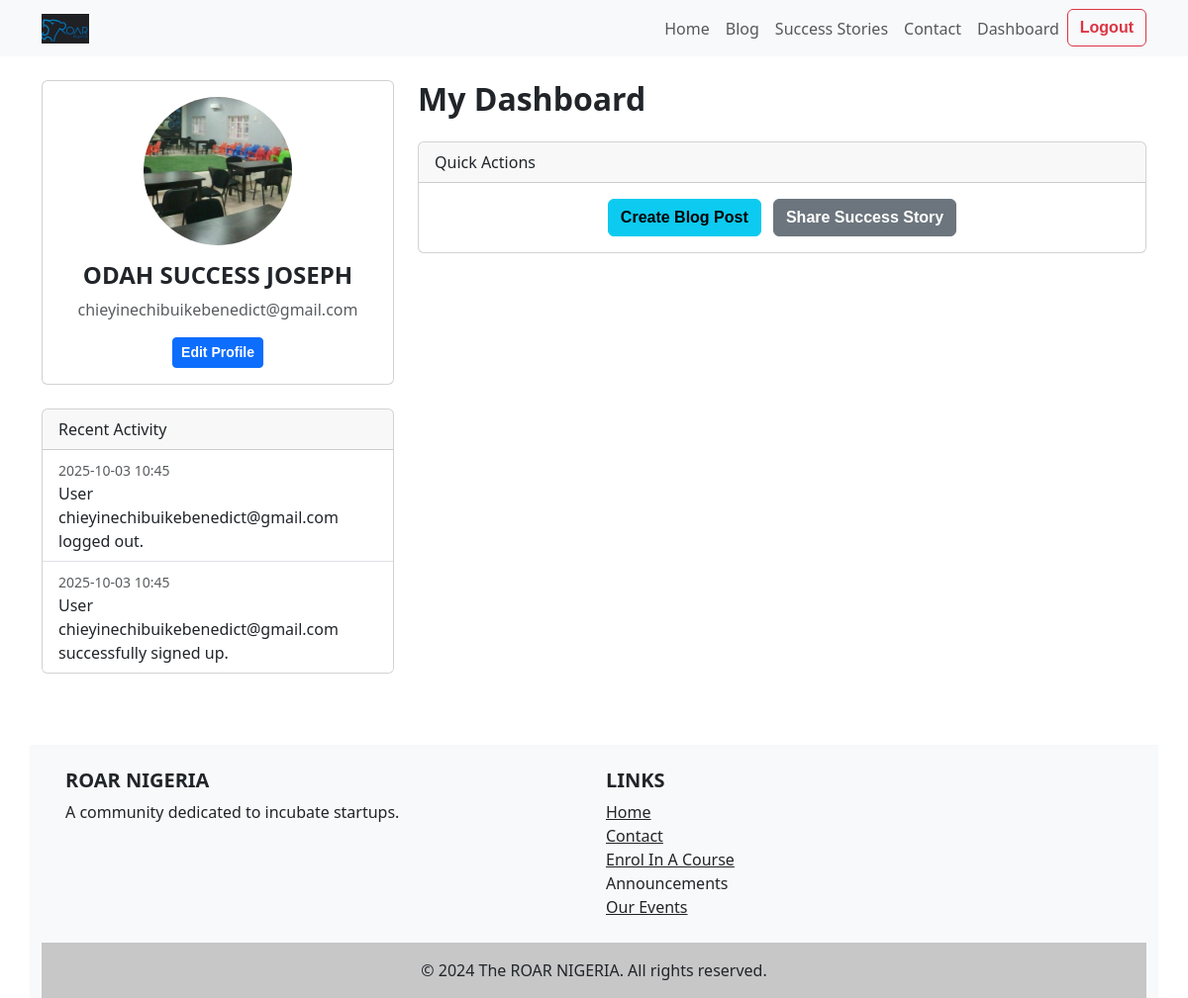
Page /dashboard (signed in) on the committed database.
### app.py (models this page shows, shortened)
class User(db.Model, UserMixin):
    id = db.Column(db.Integer, primary_key=True)
    full_name = db.Column(db.String(100), nullable=False)
    email = db.Column(db.String(120), unique=True, nullable=False)
    phone_number = db.Column(db.String(20), unique=True, nullable=False)
    date_of_birth = db.Column(db.Date, nullable=False)
    marital_status = db.Column(db.String(50), nullable=False)
    state_of_origin = db.Column(db.String(100), nullable=False)
    lga = db.Column(db.String(100), nullable=False)
    residential_address = db.Column(db.String(200), nullable=False)
    password = db.Column(db.String(200), nullable=False)
    profile_picture = db.Column(db.String(200), nullable=True, default='default.png')
    last_login_ip = db.Column(db.String(45), nullable=True)
    last_login_at = db.Column(db.DateTime, nullable=True, default=datetime.utcnow)
    reset_token = db.Column(db.String(100), nullable=True, unique=True)
    token_expiration = db.Column(db.DateTime, nullable=True)

class UserActivity(db.Model):
    id = db.Column(db.Integer, primary_key=True)
    user_id = db.Column(db.Integer, db.ForeignKey('user.id'), nullable=False)
    activity_type = db.Column(db.String(100), nullable=False)
    timestamp = db.Column(db.DateTime, nullable=False, default=datetime.utcnow)
    ip_address = db.Column(db.String(45), nullable=True)
    description = db.Column(db.Text, nullable=True)
    user = db.relationship('User', backref=db.backref('activities', lazy=True))

### app.py (the view)
@app.route('/dashboard')
@login_required
def dashboard():
    if isinstance(current_user, Admin):
        return redirect(url_for('admin_dashboard'))
    user_activities = UserActivity.query.filter_by(user_id=current_user.id)\
                                         .order_by(UserActivity.timestamp.desc())\
                                         .limit(10).all()
    predictions = get_cycle_predictions(current_user.id)
    cycle_history = Cycle.query.filter_by(user_id=current_user.id)\
                               .order_by(Cycle.start_date.desc())\
                               .limit(5).all()
    latest_announcements = Announcement.query.order_by(Announcement.date_posted.desc()).limit(3).all()
    today = date.today()
    is_birthday = False
    age = None
    if current_user.date_of_birth:
        if current_user.date_of_birth.month == today.month and \
           current_user.date_of_birth.day == today.day:
            is_birthday = True
            age = today.year - current_user.date_of_birth.year
            if (today.month, today.day) < (current_user.date_of_birth.month, current_user.date_of_birth.day):
                age -= 1
    return render_template('dashboard.html',
                           user=current_user,
                           activities=user_activities,
                           predictions=predictions,
                           cycle_history=cycle_history,
                           announcements=latest_announcements,
                           is_birthday=is_birthday, # Pass birthday flag
                           age=age) # Pass age

### app.py (called while the page is built, shortened)
@login_manager.user_loader
def load_user(user_id):
    user = User.query.get(int(user_id))
    if user:
        return user
    admin = Admin.query.get(int(user_id))
    if admin:
        return admin
    return None

def get_cycle_predictions(user_id):
    cycles = Cycle.query.filter_by(user_id=user_id)\
                             .filter(Cycle.cycle_length.isnot(None))\
                             .order_by(Cycle.start_date.desc())\
                             .limit(6).all()
    if not cycles or len(cycles) < 2:
        return {
            'next_period_start': None,
            'ovulation_day': None,
            'fertile_window_start': None,
            'fertile_window_end': None,
            'message': 'Log at least two periods to get predictions.'
        }

### templates/dashboard.html (shortened to what this page needs)
{% extends 'base.html' %}
{% block content %}
<div class="row">
    <div class="col-md-4">
        <div class="card mb-4">
            <div class="card-body text-center">
                <img src="{{ url_for('static', filename='profile_pics/' + user.profile_picture) }}" alt="Profile Picture" class="img-fluid rounded-circle mb-3" style="width: 150px; height: 150px; object-fit: cover;">
                <h4>{{ user.full_name }}</h4>
                <p class="text-muted">{{ user.email }}</p>
                <a href="{{ url_for('edit_profile') }}" class="btn btn-primary btn-sm">Edit Profile</a>
            </div>
        </div>
        <div class="card mb-4">
            <div class="card-header">
                Recent Activity
            </div>
            <ul class="list-group list-group-flush">
                {% if activities %}
                    {% for activity in activities %}
                        <li class="list-group-item">
                            <small class="text-muted">{{ activity.timestamp.strftime('%Y-%m-%d %H:%M') }}</small>
                            <p class="mb-0">{{ activity.description }}</p>
                        </li>
                    {% endfor %}
                {% else %}
                    <li class="list-group-item text-center text-muted">No recent activity.</li>
                {% endif %}
            </ul>
        </div>
    </div>
    <div class="col-md-8">
        <h2 class="mb-4">My Dashboard</h2>
        <div class="card mb-4">
            <div class="card-header">
                Quick Actions
            </div>
            <div class="card-body text-center">
                <a href="{{ url_for('create_blog_post') }}" class="btn btn-info me-2">Create Blog Post</a>
                <a href="{{ url_for('share_success_story') }}" class="btn btn-secondary">Share Success Story</a>
            </div>
        </div>
{% endblock %}

### templates/base.html (shortened to what this page needs)
<!doctype html>
<html lang="en">
<head>
    <link href="https://cdn.jsdelivr.net/npm/bootstrap@5.3.3/dist/css/bootstrap.min.css" rel="stylesheet">
    <link rel="stylesheet" href="{{ url_for('static', filename='style.css') }}">
</head>
<body>
    <nav class="navbar navbar-expand-lg navbar-light bg-light">
        <div class="container">
            <a class="navbar-brand" href="{{ url_for('home') }}">
                <img src="../static/ruar.jpg" alt="The Gutsy Woman Network Logo" height="30" class="d-inline-block align-text-top me-2">
            </a>
            <div class="collapse navbar-collapse" id="navbarNav">
                <ul class="navbar-nav ms-auto">
                    <li class="nav-item">
                        <a class="nav-link" href="{{ url_for('home') }}">Home</a>
                    </li>
                    <li class="nav-item">
                        <a class="nav-link" href="{{ url_for('blog') }}">Blog</a>
                    </li>
                    <li class="nav-item">
                        <a class="nav-link" href="{{ url_for('success_stories') }}">Success Stories</a>
                    </li>
                    <li class="nav-item">
                        <a class="nav-link" href="{{ url_for('contact') }}">Contact</a>
                    </li>
                    {% if current_user.is_authenticated %}
                        {% if current_user.is_authenticated and current_user.get_id() is defined and current_user.get_id() is not none and not current_user.is_anonymous and not current_user.is_admin %}
                        <li class="nav-item">
                            <a class="nav-link" href="{{ url_for('dashboard') }}">Dashboard</a>
                        </li>
                        {% elif current_user.is_authenticated and current_user.is_admin %}
                        <li class="nav-item">
                            <a class="nav-link" href="{{ url_for('admin_dashboard') }}">Admin</a>
                        </li>
                        {% endif %}
                        <li class="nav-item">
                            <a class="btn btn-outline-danger" href="{{ url_for('logout') }}">Logout</a>
                        </li>
                    {% endif %}
                </ul>
            </div>
        </div>
    </nav>
    <div class="container mt-4">
        {% block content %}{% endblock %}
    </div>
    <footer class="bg-light text-center text-lg-start mt-5">
        <div class="container p-4">
            <div class="row">
                <div class="col-lg-6 col-md-12 mb-4 mb-md-0">
                    <h5 class="text-uppercase">ROAR NIGERIA</h5>
                    <p>
                        A community dedicated to incubate startups.
                    </p>
                </div>
                <div class="col-lg-3 col-md-6 mb-4 mb-md-0">
                    <h5 class="text-uppercase">Links</h5>
                    <ul class="list-unstyled mb-0">
                        <li><a href="{{ url_for('home') }}" class="text-dark">Home</a></li>
                        <li><a href="{{ url_for('contact') }}" class="text-dark">Contact</a></li>
                        <li><a href="{{ url_for('user_courses') }}" class="text-dark">Enrol In A Course</a></li>
                        <li class="nav-item">
                            <a class="nav-link" href="{{ url_for('announcements') }}">Announcements</a>
                        </li>
                        <li><a href="{{ url_for('user_events') }}" class="text-dark">Our Events</a></li>
                    </ul>
                </div>
            </div>
        </div>
        <div class="text-center p-3" style="background-color: rgba(0, 0, 0, 0.2);">
            &copy; 2024 The ROAR NIGERIA. All rights reserved.
        </div>
    </footer>
</body>
</html>

### static/css/style.css (style rules this page uses)
:root { --primary: #06A3DA; --secondary: #34AD54; --light: #EEF9FF; --dark: #091E3E; }
h1, h2, .fw-bold { font-weight: 800 !important; }
h3, h4, .fw-semi-bold { font-weight: 700 !important; }
h5, h6, .fw-medium { font-weight: 600 !important; }
.btn { font-family: 'Nunito', sans-serif; font-weight: 600; transition: .5s; }
.btn-primary, .btn-secondary { color: #FFFFFF; box-shadow: inset 0 0 0 50px transparent; }

### rows in the picture
User: profile_picture (picture), full_name "ODAH SUCCESS JOSEPH", email "chieyinechibuikebenedict@gmail.com"
UserActivity: timestamp "2025-10-03 10:45", description "User chieyinechibuikebenedict@gmail.com logged out."
UserActivity: timestamp "2025-10-03 10:45", description "User chieyinechibuikebenedict@gmail.com successfully signed up."
